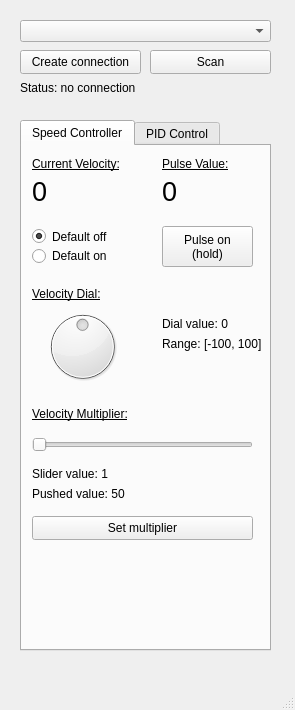
<?xml version="1.0" encoding="UTF-8"?>
<ui version="4.0">
 <class>ControlPanel</class>
 <widget class="QMainWindow" name="ControlPanel">
  <property name="geometry">
   <rect>
    <x>0</x>
    <y>0</y>
    <width>295</width>
    <height>710</height>
   </rect>
  </property>
  <property name="windowTitle">
   <string>Control Panel</string>
  </property>
  <widget class="QWidget" name="central_widget">
   <widget class="QPushButton" name="button_create_connection">
    <property name="geometry">
     <rect>
      <x>20</x>
      <y>50</y>
      <width>121</width>
      <height>24</height>
     </rect>
    </property>
    <property name="text">
     <string>Create connection</string>
    </property>
   </widget>
   <widget class="QLabel" name="label_connection_status">
    <property name="geometry">
     <rect>
      <x>20</x>
      <y>80</y>
      <width>251</width>
      <height>16</height>
     </rect>
    </property>
    <property name="text">
     <string>Status: no connection</string>
    </property>
   </widget>
   <widget class="QPushButton" name="button_scan_disconnect">
    <property name="geometry">
     <rect>
      <x>150</x>
      <y>50</y>
      <width>121</width>
      <height>24</height>
     </rect>
    </property>
    <property name="text">
     <string>Scan</string>
    </property>
   </widget>
   <widget class="QTabWidget" name="tab_widget_controller">
    <property name="geometry">
     <rect>
      <x>20</x>
      <y>120</y>
      <width>251</width>
      <height>531</height>
     </rect>
    </property>
    <property name="currentIndex">
     <number>0</number>
    </property>
    <widget class="QWidget" name="tab_speed_controller">
     <attribute name="title">
      <string>Speed Controller</string>
     </attribute>
     <widget class="QLabel" name="static_label_current_velocity">
      <property name="geometry">
       <rect>
        <x>10</x>
        <y>10</y>
        <width>101</width>
        <height>16</height>
       </rect>
      </property>
      <property name="font">
       <font>
        <underline>true</underline>
       </font>
      </property>
      <property name="text">
       <string>Current Velocity:</string>
      </property>
     </widget>
     <widget class="QLabel" name="label_current_velocity">
      <property name="geometry">
       <rect>
        <x>10</x>
        <y>30</y>
        <width>91</width>
        <height>31</height>
       </rect>
      </property>
      <property name="font">
       <font>
        <pointsize>20</pointsize>
       </font>
      </property>
      <property name="text">
       <string>0</string>
      </property>
     </widget>
     <widget class="QLabel" name="static_label_velocity_multiplier">
      <property name="geometry">
       <rect>
        <x>10</x>
        <y>260</y>
        <width>121</width>
        <height>16</height>
       </rect>
      </property>
      <property name="font">
       <font>
        <underline>true</underline>
       </font>
      </property>
      <property name="text">
       <string>Velocity Multiplier:</string>
      </property>
     </widget>
     <widget class="QPushButton" name="button_set_multiplier">
      <property name="geometry">
       <rect>
        <x>10</x>
        <y>370</y>
        <width>221</width>
        <height>24</height>
       </rect>
      </property>
      <property name="text">
       <string>Set multiplier</string>
      </property>
     </widget>
     <widget class="QLabel" name="label_slider_multiplier_value">
      <property name="geometry">
       <rect>
        <x>10</x>
        <y>320</y>
        <width>101</width>
        <height>16</height>
       </rect>
      </property>
      <property name="text">
       <string>Slider value: 1</string>
      </property>
     </widget>
     <widget class="QLabel" name="label_slider_multiplier_push_value">
      <property name="geometry">
       <rect>
        <x>10</x>
        <y>340</y>
        <width>111</width>
        <height>16</height>
       </rect>
      </property>
      <property name="text">
       <string>Pushed value: 50</string>
      </property>
     </widget>
     <widget class="QLabel" name="static_label_velocity_slider">
      <property name="geometry">
       <rect>
        <x>10</x>
        <y>140</y>
        <width>121</width>
        <height>16</height>
       </rect>
      </property>
      <property name="font">
       <font>
        <underline>true</underline>
       </font>
      </property>
      <property name="text">
       <string>Velocity Dial:</string>
      </property>
     </widget>
     <widget class="QLabel" name="label_dial_value">
      <property name="geometry">
       <rect>
        <x>140</x>
        <y>170</y>
        <width>91</width>
        <height>16</height>
       </rect>
      </property>
      <property name="text">
       <string>Dial value: 0</string>
      </property>
     </widget>
     <widget class="QRadioButton" name="radio_button_default_off">
      <property name="geometry">
       <rect>
        <x>10</x>
        <y>80</y>
        <width>89</width>
        <height>21</height>
       </rect>
      </property>
      <property name="text">
       <string>Default off</string>
      </property>
      <property name="checked">
       <bool>true</bool>
      </property>
     </widget>
     <widget class="QRadioButton" name="radio_button_default_on">
      <property name="geometry">
       <rect>
        <x>10</x>
        <y>100</y>
        <width>89</width>
        <height>20</height>
       </rect>
      </property>
      <property name="text">
       <string>Default on</string>
      </property>
      <property name="checked">
       <bool>false</bool>
      </property>
     </widget>
     <widget class="QPushButton" name="button_pulse_motor">
      <property name="geometry">
       <rect>
        <x>140</x>
        <y>80</y>
        <width>91</width>
        <height>41</height>
       </rect>
      </property>
      <property name="text">
       <string>Pulse on
(hold)</string>
      </property>
     </widget>
     <widget class="QSlider" name="slider_velocity_multiplier">
      <property name="geometry">
       <rect>
        <x>10</x>
        <y>290</y>
        <width>221</width>
        <height>18</height>
       </rect>
      </property>
      <property name="minimum">
       <number>1</number>
      </property>
      <property name="maximum">
       <number>100</number>
      </property>
      <property name="orientation">
       <enum>Qt::Horizontal</enum>
      </property>
     </widget>
     <widget class="QLabel" name="static_label_pulse_value">
      <property name="geometry">
       <rect>
        <x>140</x>
        <y>10</y>
        <width>101</width>
        <height>16</height>
       </rect>
      </property>
      <property name="font">
       <font>
        <underline>true</underline>
       </font>
      </property>
      <property name="text">
       <string>Pulse Value:</string>
      </property>
     </widget>
     <widget class="QLabel" name="label_pulse_value">
      <property name="geometry">
       <rect>
        <x>140</x>
        <y>30</y>
        <width>91</width>
        <height>31</height>
       </rect>
      </property>
      <property name="font">
       <font>
        <pointsize>20</pointsize>
       </font>
      </property>
      <property name="text">
       <string>0</string>
      </property>
     </widget>
     <widget class="QDial" name="dial_velocity">
      <property name="geometry">
       <rect>
        <x>20</x>
        <y>160</y>
        <width>81</width>
        <height>81</height>
       </rect>
      </property>
      <property name="minimum">
       <number>-100</number>
      </property>
      <property name="maximum">
       <number>100</number>
      </property>
     </widget>
     <widget class="QLabel" name="static_label_dial_range">
      <property name="geometry">
       <rect>
        <x>140</x>
        <y>190</y>
        <width>101</width>
        <height>16</height>
       </rect>
      </property>
      <property name="text">
       <string>Range: [-100, 100]</string>
      </property>
     </widget>
    </widget>
    <widget class="QWidget" name="tab_pid_control">
     <attribute name="title">
      <string>PID Control</string>
     </attribute>
     <widget class="QLabel" name="static_label_manual_pid_control">
      <property name="geometry">
       <rect>
        <x>10</x>
        <y>80</y>
        <width>121</width>
        <height>16</height>
       </rect>
      </property>
      <property name="font">
       <font>
        <underline>true</underline>
       </font>
      </property>
      <property name="text">
       <string>Manual PID Control:</string>
      </property>
     </widget>
     <widget class="QLineEdit" name="lineedit_manual_load">
      <property name="geometry">
       <rect>
        <x>10</x>
        <y>100</y>
        <width>221</width>
        <height>21</height>
       </rect>
      </property>
      <property name="placeholderText">
       <string>Enter target load in lbs</string>
      </property>
     </widget>
     <widget class="QLabel" name="static_label_current_target_load">
      <property name="geometry">
       <rect>
        <x>10</x>
        <y>10</y>
        <width>121</width>
        <height>16</height>
       </rect>
      </property>
      <property name="font">
       <font>
        <underline>true</underline>
       </font>
      </property>
      <property name="text">
       <string>Current Target Load:</string>
      </property>
     </widget>
     <widget class="QLabel" name="label_current_target_load">
      <property name="geometry">
       <rect>
        <x>10</x>
        <y>30</y>
        <width>201</width>
        <height>31</height>
       </rect>
      </property>
      <property name="font">
       <font>
        <pointsize>20</pointsize>
       </font>
      </property>
      <property name="text">
       <string>0 lbs</string>
      </property>
     </widget>
     <widget class="QPushButton" name="button_send_target_load">
      <property name="geometry">
       <rect>
        <x>10</x>
        <y>130</y>
        <width>221</width>
        <height>24</height>
       </rect>
      </property>
      <property name="text">
       <string>Send target load</string>
      </property>
     </widget>
     <widget class="QLabel" name="static_label_automatic_pid_control">
      <property name="geometry">
       <rect>
        <x>10</x>
        <y>180</y>
        <width>201</width>
        <height>16</height>
       </rect>
      </property>
      <property name="font">
       <font>
        <underline>true</underline>
       </font>
      </property>
      <property name="text">
       <string>Automatic PID Control:</string>
      </property>
     </widget>
     <widget class="QPushButton" name="button_import_program">
      <property name="geometry">
       <rect>
        <x>140</x>
        <y>200</y>
        <width>91</width>
        <height>24</height>
       </rect>
      </property>
      <property name="text">
       <string>Import</string>
      </property>
     </widget>
     <widget class="QPushButton" name="button_execute_program">
      <property name="geometry">
       <rect>
        <x>140</x>
        <y>230</y>
        <width>91</width>
        <height>24</height>
       </rect>
      </property>
      <property name="text">
       <string>Execute</string>
      </property>
     </widget>
     <widget class="QPushButton" name="button_terminate_program">
      <property name="geometry">
       <rect>
        <x>140</x>
        <y>320</y>
        <width>91</width>
        <height>24</height>
       </rect>
      </property>
      <property name="text">
       <string>Terminate</string>
      </property>
     </widget>
     <widget class="QLabel" name="static_label_program_status">
      <property name="geometry">
       <rect>
        <x>140</x>
        <y>380</y>
        <width>91</width>
        <height>16</height>
       </rect>
      </property>
      <property name="text">
       <string>Program Status:</string>
      </property>
     </widget>
     <widget class="QLabel" name="label_program_status">
      <property name="geometry">
       <rect>
        <x>140</x>
        <y>400</y>
        <width>91</width>
        <height>16</height>
       </rect>
      </property>
      <property name="text">
       <string>Idle</string>
      </property>
     </widget>
     <widget class="QPushButton" name="button_clear_program">
      <property name="geometry">
       <rect>
        <x>140</x>
        <y>350</y>
        <width>91</width>
        <height>24</height>
       </rect>
      </property>
      <property name="text">
       <string>Clear</string>
      </property>
     </widget>
     <widget class="QPushButton" name="button_pause_program">
      <property name="geometry">
       <rect>
        <x>140</x>
        <y>260</y>
        <width>91</width>
        <height>24</height>
       </rect>
      </property>
      <property name="text">
       <string>Pause</string>
      </property>
     </widget>
     <widget class="QPushButton" name="button_skip_entry">
      <property name="geometry">
       <rect>
        <x>140</x>
        <y>290</y>
        <width>91</width>
        <height>24</height>
       </rect>
      </property>
      <property name="text">
       <string>Skip</string>
      </property>
     </widget>
     <widget class="QTableView" name="table_program">
      <property name="geometry">
       <rect>
        <x>10</x>
        <y>200</y>
        <width>121</width>
        <height>261</height>
       </rect>
      </property>
     </widget>
     <widget class="QToolButton" name="tool_button_add_row">
      <property name="geometry">
       <rect>
        <x>80</x>
        <y>470</y>
        <width>51</width>
        <height>22</height>
       </rect>
      </property>
      <property name="text">
       <string>+</string>
      </property>
     </widget>
     <widget class="QToolButton" name="tool_button_delete_row">
      <property name="geometry">
       <rect>
        <x>10</x>
        <y>470</y>
        <width>51</width>
        <height>22</height>
       </rect>
      </property>
      <property name="text">
       <string>-</string>
      </property>
     </widget>
    </widget>
   </widget>
   <widget class="QComboBox" name="combo_box_USB_connection">
    <property name="geometry">
     <rect>
      <x>20</x>
      <y>20</y>
      <width>251</width>
      <height>22</height>
     </rect>
    </property>
    <property name="currentText">
     <string/>
    </property>
    <property name="placeholderText">
     <string>Select USB port</string>
    </property>
   </widget>
  </widget>
  <widget class="QStatusBar" name="statusbar"/>
  <widget class="QMenuBar" name="menubar">
   <property name="geometry">
    <rect>
     <x>0</x>
     <y>0</y>
     <width>295</width>
     <height>22</height>
    </rect>
   </property>
  </widget>
 </widget>
 <resources/>
 <connections/>
</ui>
